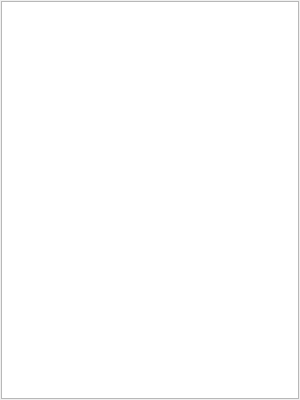
<?xml version="1.0" encoding="UTF-8"?>
<ui version="4.0">
 <class>DownloadDialog</class>
 <widget class="QDialog" name="DownloadDialog">
  <property name="geometry">
   <rect>
    <x>0</x>
    <y>0</y>
    <width>300</width>
    <height>400</height>
   </rect>
  </property>
  <property name="windowTitle">
   <string>Download</string>
  </property>
  <layout class="QGridLayout" name="gridLayout_2">
   <property name="leftMargin">
    <number>1</number>
   </property>
   <property name="topMargin">
    <number>1</number>
   </property>
   <property name="rightMargin">
    <number>1</number>
   </property>
   <property name="bottomMargin">
    <number>1</number>
   </property>
   <item row="0" column="0">
    <layout class="QGridLayout" name="gridLayout">
     <item row="0" column="0">
      <widget class="QListWidget" name="listWidget">
       <property name="sizePolicy">
        <sizepolicy hsizetype="Expanding" vsizetype="Expanding">
         <horstretch>0</horstretch>
         <verstretch>0</verstretch>
        </sizepolicy>
       </property>
      </widget>
     </item>
    </layout>
   </item>
  </layout>
 </widget>
 <resources/>
 <connections/>
</ui>
